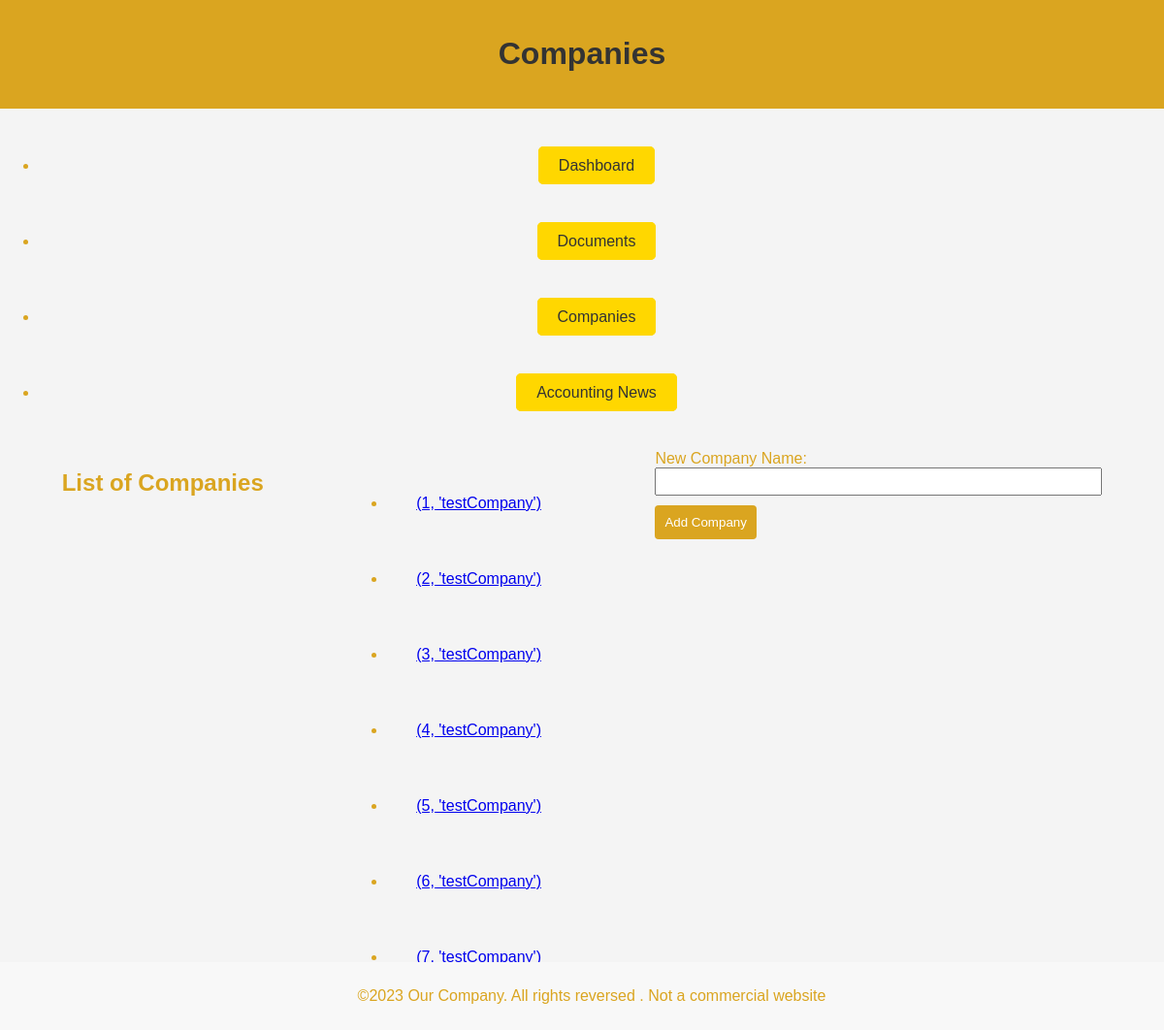
The app's page /companies (signed in) with its own data.
### tables this page shows
CREATE TABLE companies (id INTEGER PRIMARY KEY, name TEXT);

### main.py (the view)
@app.route('/companies', methods=['GET', 'POST'])
def companies():
    if 'user_id' in session:
        if request.method == 'POST':
            company_name = request.form['company_name']
            register_company(company_name)
            return redirect(url_for('companies'))
        companies_list = get_companies()
        return render_template('companies.html', companies_list=companies_list)
    else:
        return redirect(url_for('login'))

### main.py (called while the page is built)
def connect_db():
    return sqlite3.connect(app.root_path + '/bookkeeping.db')

def get_companies():
    with connect_db() as con:
        cur = con.cursor()
        cur.execute('SELECT * FROM companies')
        companies_list = cur.fetchall()
    return companies_list

### templates/companies.html (shortened to what this page needs)
<!DOCTYPE html>
<html lang="en">
<head>
    <link rel="stylesheet" type="text/css" href="{{ url_for('static', filename='styles.css') }}">
</head>
<body>
    <header>
        <h1>Companies</h1>
    </header>
    <nav>
        <ul>
            <li><a href="{{ url_for('dashboard') }}">Dashboard</a></li>
            <li><a href="{{ url_for('documents') }}">Documents</a></li>
            <li><a href="{{ url_for('companies') }}" class="active">Companies</a></li>
            <li><a href="{{ url_for('accounting_news') }}">Accounting News</a></li>
        </ul>
    </nav>
    <section>
        <h2>List of Companies</h2>
        <ul>
            {% for company in companies_list %}
                <li><a href="#">{{ company }}</a></li>
            {% endfor %}
        </ul>
<form method="post" action="{{ url_for('companies') }}">
    <label for="company_name">New Company Name:</label>
    <input type="text" id="company_name" name="company_name" required>
    <button type="submit">Add Company</button>
</form>
    </section>
    <footer>
       <p>&copy;2023 Our Company. All rights reversed . Not a commercial website</p>
    </footer>
</body>
</html>

### static/styles.css (style rules this page uses)
body { font-family: 'Arial', sans-serif; margin: 0; padding: 0; background-color: #fff; color: #daa520; }
header { background-color: #daa520; color: #fff; text-align: center; padding: 1em; }
footer { background-color: #f8f8f8; padding: 10px; text-align: center; position: fixed; bottom: 0; width: 100%; }
section { display: flex; justify-content: space-around; margin: 20px; }
input { width: 100%; padding: 5px; box-sizing: border-box; }
button { background-color: #daa520; color: #fff; padding: 10px; border: none; border-radius: 4px; cursor: pointer; margin-top: 10px; }
body { font-family: Arial, sans-serif; background-color: #f4f4f4; margin: 0; padding: 0; }
h1 { text-align: center; color: #333; }
nav { text-align: center; margin-top: 20px; }
nav a { text-decoration: none; color: #333; padding: 10px 20px; margin-right: 10px; background-color: #FFD700; border: 1px solid #FFD700; border-radius: 5px; transition: background-color 0.3s ease-in-out, color 0.3s ease-in-out; }
li { padding: 30px; }

### records on screen
companies: company "(1, 'testCompany')"
companies: company "(2, 'testCompany')"
companies: company "(3, 'testCompany')"
companies: company "(4, 'testCompany')"
companies: company "(5, 'testCompany')"
companies: company "(6, 'testCompany')"
companies: company "(7, 'testCompany')"
